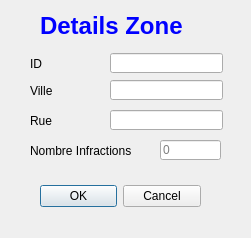
<?xml version="1.0" encoding="UTF-8"?>
<ui version="4.0">
 <class>add_zone</class>
 <widget class="QDialog" name="add_zone">
  <property name="geometry">
   <rect>
    <x>0</x>
    <y>0</y>
    <width>251</width>
    <height>238</height>
   </rect>
  </property>
  <property name="windowTitle">
   <string>Dialog</string>
  </property>
  <widget class="QDialogButtonBox" name="buttonBox">
   <property name="geometry">
    <rect>
     <x>40</x>
     <y>180</y>
     <width>161</width>
     <height>32</height>
    </rect>
   </property>
   <property name="orientation">
    <enum>Qt::Horizontal</enum>
   </property>
   <property name="standardButtons">
    <set>QDialogButtonBox::Cancel|QDialogButtonBox::Ok</set>
   </property>
  </widget>
  <widget class="QLineEdit" name="nb_infraction">
   <property name="geometry">
    <rect>
     <x>160</x>
     <y>140</y>
     <width>61</width>
     <height>20</height>
    </rect>
   </property>
   <property name="text">
    <string/>
   </property>
   <property name="readOnly">
    <bool>true</bool>
   </property>
   <property name="placeholderText">
    <string>0</string>
   </property>
  </widget>
  <widget class="QLabel" name="label_2">
   <property name="geometry">
    <rect>
     <x>30</x>
     <y>57</y>
     <width>47</width>
     <height>14</height>
    </rect>
   </property>
   <property name="text">
    <string>ID</string>
   </property>
  </widget>
  <widget class="QLabel" name="label">
   <property name="geometry">
    <rect>
     <x>40</x>
     <y>6</y>
     <width>161</width>
     <height>41</height>
    </rect>
   </property>
   <property name="text">
    <string>&lt;html&gt;&lt;head/&gt;&lt;body&gt;&lt;p&gt;&lt;span style=&quot; font-size:18pt; font-weight:600; color:#0000ff;&quot;&gt;Details Zone&lt;/span&gt;&lt;/p&gt;&lt;/body&gt;&lt;/html&gt;</string>
   </property>
  </widget>
  <widget class="QLineEdit" name="id">
   <property name="geometry">
    <rect>
     <x>110</x>
     <y>53</y>
     <width>113</width>
     <height>20</height>
    </rect>
   </property>
  </widget>
  <widget class="QLabel" name="label_5">
   <property name="geometry">
    <rect>
     <x>30</x>
     <y>143</y>
     <width>111</width>
     <height>16</height>
    </rect>
   </property>
   <property name="text">
    <string>Nombre Infractions</string>
   </property>
  </widget>
  <widget class="QLabel" name="label_3">
   <property name="geometry">
    <rect>
     <x>30</x>
     <y>84</y>
     <width>47</width>
     <height>14</height>
    </rect>
   </property>
   <property name="text">
    <string>Ville</string>
   </property>
  </widget>
  <widget class="QLineEdit" name="ville">
   <property name="geometry">
    <rect>
     <x>110</x>
     <y>80</y>
     <width>113</width>
     <height>20</height>
    </rect>
   </property>
  </widget>
  <widget class="QLabel" name="label_4">
   <property name="geometry">
    <rect>
     <x>30</x>
     <y>114</y>
     <width>47</width>
     <height>14</height>
    </rect>
   </property>
   <property name="text">
    <string>Rue</string>
   </property>
  </widget>
  <widget class="QLineEdit" name="rue">
   <property name="geometry">
    <rect>
     <x>110</x>
     <y>110</y>
     <width>113</width>
     <height>20</height>
    </rect>
   </property>
  </widget>
 </widget>
 <resources/>
 <connections>
  <connection>
   <sender>buttonBox</sender>
   <signal>accepted()</signal>
   <receiver>add_zone</receiver>
   <slot>accept()</slot>
   <hints>
    <hint type="sourcelabel">
     <x>248</x>
     <y>254</y>
    </hint>
    <hint type="destinationlabel">
     <x>157</x>
     <y>274</y>
    </hint>
   </hints>
  </connection>
  <connection>
   <sender>buttonBox</sender>
   <signal>rejected()</signal>
   <receiver>add_zone</receiver>
   <slot>reject()</slot>
   <hints>
    <hint type="sourcelabel">
     <x>316</x>
     <y>260</y>
    </hint>
    <hint type="destinationlabel">
     <x>286</x>
     <y>274</y>
    </hint>
   </hints>
  </connection>
 </connections>
</ui>
